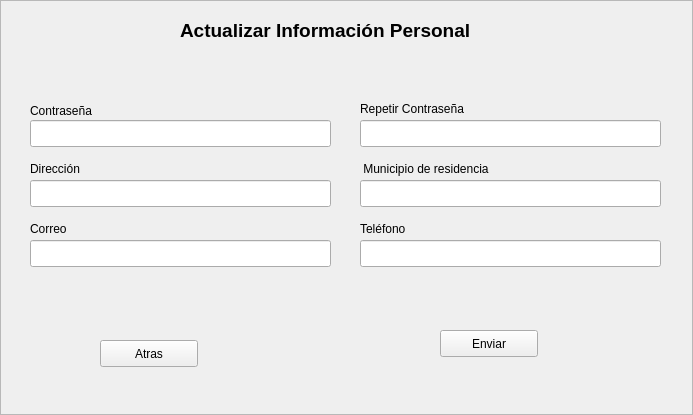
<?xml version="1.0" encoding="UTF-8"?>
<ui version="4.0">
 <class>VentanaRegistroAdm</class>
 <widget class="QFrame" name="VentanaRegistroAdm">
  <property name="geometry">
   <rect>
    <x>0</x>
    <y>0</y>
    <width>693</width>
    <height>415</height>
   </rect>
  </property>
  <property name="windowTitle">
   <string>Frame</string>
  </property>
  <property name="frameShape">
   <enum>QFrame::StyledPanel</enum>
  </property>
  <property name="frameShadow">
   <enum>QFrame::Raised</enum>
  </property>
  <widget class="QLabel" name="etiquetaTitulo">
   <property name="geometry">
    <rect>
     <x>180</x>
     <y>20</y>
     <width>371</width>
     <height>20</height>
    </rect>
   </property>
   <property name="font">
    <font>
     <pointsize>14</pointsize>
     <weight>75</weight>
     <bold>true</bold>
    </font>
   </property>
   <property name="text">
    <string>Actualizar Información Personal</string>
   </property>
  </widget>
  <widget class="QLabel" name="etiquetaCorreo">
   <property name="geometry">
    <rect>
     <x>30</x>
     <y>220</y>
     <width>66</width>
     <height>17</height>
    </rect>
   </property>
   <property name="text">
    <string>Correo</string>
   </property>
  </widget>
  <widget class="QLabel" name="etiquetaTel">
   <property name="geometry">
    <rect>
     <x>360</x>
     <y>220</y>
     <width>81</width>
     <height>17</height>
    </rect>
   </property>
   <property name="text">
    <string>Teléfono </string>
   </property>
  </widget>
  <widget class="QLabel" name="etiquetaDir">
   <property name="geometry">
    <rect>
     <x>30</x>
     <y>160</y>
     <width>81</width>
     <height>17</height>
    </rect>
   </property>
   <property name="text">
    <string>Dirección</string>
   </property>
  </widget>
  <widget class="QLabel" name="etiquetaCiudad">
   <property name="geometry">
    <rect>
     <x>360</x>
     <y>160</y>
     <width>191</width>
     <height>17</height>
    </rect>
   </property>
   <property name="text">
    <string> Municipio de residencia </string>
   </property>
  </widget>
  <widget class="QLineEdit" name="campoCiudad">
   <property name="geometry">
    <rect>
     <x>360</x>
     <y>180</y>
     <width>301</width>
     <height>27</height>
    </rect>
   </property>
  </widget>
  <widget class="QLineEdit" name="campoDir">
   <property name="geometry">
    <rect>
     <x>30</x>
     <y>180</y>
     <width>301</width>
     <height>27</height>
    </rect>
   </property>
  </widget>
  <widget class="QLineEdit" name="campoTel">
   <property name="geometry">
    <rect>
     <x>360</x>
     <y>240</y>
     <width>301</width>
     <height>27</height>
    </rect>
   </property>
  </widget>
  <widget class="QLineEdit" name="campoCorreo">
   <property name="geometry">
    <rect>
     <x>30</x>
     <y>240</y>
     <width>301</width>
     <height>27</height>
    </rect>
   </property>
  </widget>
  <widget class="QPushButton" name="botonAtras">
   <property name="geometry">
    <rect>
     <x>100</x>
     <y>340</y>
     <width>98</width>
     <height>27</height>
    </rect>
   </property>
   <property name="text">
    <string>Atras</string>
   </property>
  </widget>
  <widget class="QPushButton" name="botonEnviar">
   <property name="geometry">
    <rect>
     <x>440</x>
     <y>330</y>
     <width>98</width>
     <height>27</height>
    </rect>
   </property>
   <property name="text">
    <string>Enviar</string>
   </property>
  </widget>
  <widget class="QLabel" name="label">
   <property name="geometry">
    <rect>
     <x>30</x>
     <y>100</y>
     <width>81</width>
     <height>21</height>
    </rect>
   </property>
   <property name="text">
    <string>Contraseña</string>
   </property>
  </widget>
  <widget class="QLabel" name="label_2">
   <property name="geometry">
    <rect>
     <x>360</x>
     <y>100</y>
     <width>141</width>
     <height>17</height>
    </rect>
   </property>
   <property name="text">
    <string>Repetir Contraseña</string>
   </property>
  </widget>
  <widget class="QLineEdit" name="campoDir_2">
   <property name="geometry">
    <rect>
     <x>30</x>
     <y>120</y>
     <width>301</width>
     <height>27</height>
    </rect>
   </property>
  </widget>
  <widget class="QLineEdit" name="campoDir_3">
   <property name="geometry">
    <rect>
     <x>360</x>
     <y>120</y>
     <width>301</width>
     <height>27</height>
    </rect>
   </property>
  </widget>
 </widget>
 <resources/>
 <connections/>
</ui>
